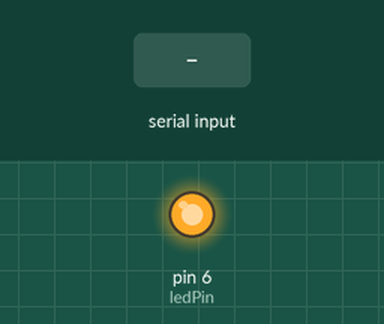
A sketch run on a simulated Arduino Uno, built with avr-gcc and run on an emulated ATmega328P. Shown: output pins drawn as LEDs (lit = HIGH). Inputs (shaded band) come from the test bench.

Above: at 1.2 s.
1.3 s: "90,45\n" received over Serial
At 2.5 s:
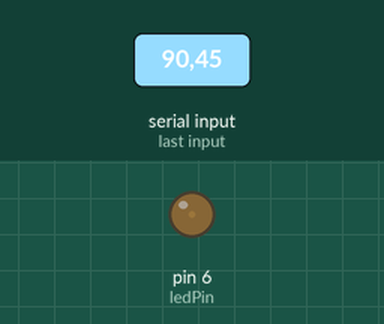
2.8 s: "30,150\n" received over Serial
Timing chart, 0 to 5.8 s (numbered marks = the images above; inputs shaded):
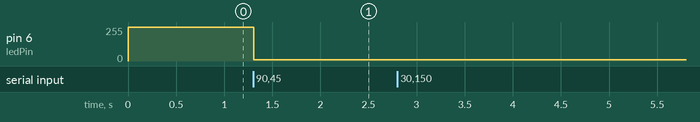

Measured:
- after the input at 1.3 s, pin 6 (ledPin): 255/255 → 10/255 at once

The sketch:

test.ino
```cpp
const int ledPin = 6;
int incomingByte = 0;
String inString = "";
void setup() {
    Serial.begin(9600);
    pinMode(ledPin, OUTPUT);
    analogWrite(ledPin, 0);
    digitalWrite(ledPin, HIGH);
}

void loop() {
    if (Serial.available() > 0) {
        incomingByte = Serial.read();
        analogWrite(ledPin, incomingByte);
    }
//  listen();
}

int output = 0;
void dim(int a){
  if (output == 0){
    analogWrite(ledPin, 1);
  }
  else{
    analogWrite(ledPin, 0);
  }
  output ++;
  output = output % a;
  delay(1);
}

void listen(){
  if (Serial.available() > 0) {
   while (Serial.available() > 0) {
    int inChar = Serial.read();
    if (isDigit(inChar)) {
      // convert the incoming byte to a char and add it to the string:
      inString += (char)inChar;
    }
    // if you get a newline, print the string, then the string's value:
    delay(2);
  }
        Serial.print("Value:");
      Serial.println(inString.toInt());
      analogWrite(ledPin, inString.toInt());
      Serial.print("String: ");
      Serial.println(inString);
      // clear the string for new input:
      inString = "";
}
}
```
